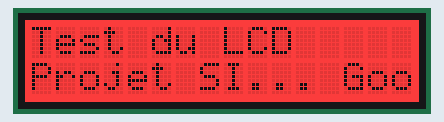
Simulated run of this sketch. Board: Arduino Uno, built with avr-gcc and run on an emulated ATmega328P. Shown: 16×2 character LCD.

Above: at 0.1 s.

The sketch:

Programme_test_LCD.ino
```cpp
/*
03-02-2021
 Test du GROVE 16x2 LCD (black on yellow)
*/

#include <Wire.h>
#include "rgb_lcd.h"

rgb_lcd lcd;

const int colorR = 255;
const int colorG = 0;
const int colorB = 0;

void setup()
{
    lcd.begin(16, 2);
    lcd.setRGB(colorR, colorG, colorB);

}

void loop()
{
    lcd.print("Test du LCD");
    lcd.setCursor(0, 1);
    lcd.print("Projet SI... Good !");
    delay(1000);
    lcd.clear();

}

/*********************************************************************************************************
  END FILE
*********************************************************************************************************/
```
